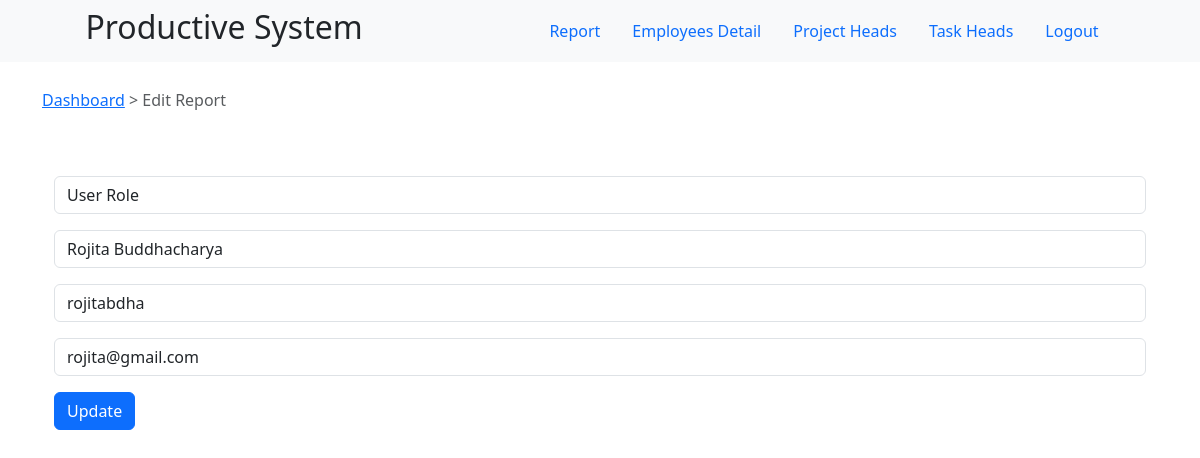
The app's page /dashboard/employee-detail/edit/3 (signed in) with its own data.
### src/database/user.py (models this page shows, shortened)
class User(db.Model):
    id              = db.Column(db.Integer, primary_key=True)
    full_name       = db.Column(db.String(80), nullable=False)
    username        = db.Column(db.String(80), unique=True, nullable=False)
    role            = db.Column(db.String(10), nullable=False)
    email           = db.Column(db.String(120), unique=True, nullable=False)
    password        = db.Column(db.String(120), nullable=False)
    created_at      = db.Column(db.DateTime, default=datetime.now())
    updated_at      = db.Column(db.DateTime, onupdate=datetime.now())
    task            = db.relationship(Task, backref="user")

### src/controllers/employee_controller.py (the view)
    @app.route(url_prefix + '/edit/<int:id>')
    def edit(id):
        return edit_employee(id)

### src/controllers/employee_controller.py (called while the page is built)
def employee_page():
    @app.route(url_prefix + '/')
    def employee_detail():
        return view_employee()
    @app.route(url_prefix + '/delete/<int:id>')
    def delete(id):
        return delete_employee(id)
    @app.route(url_prefix + '/edit/<int:id>')
    def edit(id):
        return edit_employee(id)
    @app.route(url_prefix + '/update/<int:id>', methods=['POST', 'GET'])
    def update(id):
        return update_employee(id)
    @app.route(url_prefix + '/employee-register/', methods=['POST', 'GET'])
    def employee_register():
        return insert_employee()

### src/services/employee_service.py (called while the page is built)
def edit_employee(id):
    data = User.query.filter_by(id=id).first()
    if data != "":
        if 'admin' in session:
            return render_template("employee-edit.html", data=data)
        else:
            return redirect( url_productivity )
    else :
        flash("No data found", "error")
        return redirect( url_employee_detail)

### src/templates/employee-edit.html (shortened to what this page needs)
{%extends "layout.html"%}
{%block content%}
<div class="btn-group">
    <a href="{{ url_for('report') }}">Dashboard </a> &nbsp;
    <span class="text-muted"> > Edit Report</span>
</div>
<div class="container mt-5">
    <div class="row">
        <div class="col-sm-12">
            <p>
                <form method="post" action="/dashboard/employee-detail/update/{{ data['id']}}">
                    <div class="mb-3 mt-3">
                        <select class="form-control" id="role" name="role">
                            <option value="user" {% if 'user' in data['role']: %}selected{% endif %}>User Role</option>
                        </select>
                    </div>
                    <div class="mb-3 mt-3">
                        <input type="text" placeholder="Full Name" class="form-control" id="full_name" name="full_name" value="{{ data['full_name'] }}">
                    </div>
                    <div class="mb-3 mt-3">
                        <input type="text" class="form-control" id="username" placeholder="Employee Username" name="username" value="{{ data['username'] }}">
                    </div>
                    <div class="mb-3 mt-3">
                        <input type="email" class="form-control" id="email" placeholder="Enter Email" name="email" value="{{ data['email'] }}">
                    </div>
                    <button type="submit" class="btn btn-primary">Update</button>
                </form>
            </p>
        </div>
    </div>
</div>
{%endblock%}

### src/static/css/main.css (style rules this page uses)
* { margin: auto; padding: 0; }

### records on screen
User: role "User Role", full_name "Rojita Buddhacharya", username "rojitabdha", email "rojita@gmail.com"
